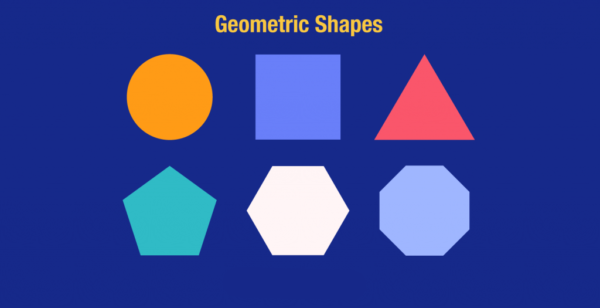
#> input picture geometric.png, 600 x 308 px
$ jupyter execute image_matching_fixed.ipynb   (shell and % lines are left out)
#> lines starting #> are read from the running program, lines starting #| are printed output that depends on the picture
[cell 1]
from PIL import Image
import numpy as np
import cv2
import matplotlib.pyplot as plt
from scipy.spatial.distance import cdist

def extract_harris_corners(img, threshold=0.01):
    gray = np.float32(img)
    dst = cv2.cornerHarris(gray, blockSize=2, ksize=3, k=0.04)
    dst = cv2.dilate(dst, None)
    coords = np.where(dst > threshold * dst.max())
    corners = list(zip(coords[1], coords[0]))
    return corners, dst

def extract_patch_descriptors(img, corners, patch_size=11):
    descriptors = []
    valid_corners = []
    half_size = patch_size // 2

    for x, y in corners:
        if (x >= half_size and x < img.shape[1] - half_size and
            y >= half_size and y < img.shape[0] - half_size):
            patch = img[y-half_size:y+half_size+1, x-half_size:x+half_size+1]
            patch = patch.astype(np.float32)
            patch = (patch - np.mean(patch)) / (np.std(patch) + 1e-7)
            descriptors.append(patch.flatten())
            valid_corners.append((x, y))

    return np.array(descriptors), valid_corners

def match_descriptors(desc1, desc2, threshold=0.8):
    if len(desc1) == 0 or len(desc2) == 0:
        return []

    distances = cdist(desc1, desc2, 'euclidean')
    matches = []

    for i in range(len(desc1)):
        sorted_indices = np.argsort(distances[i])
        if len(sorted_indices) >= 2:
            best_dist = distances[i][sorted_indices[0]]
            second_best_dist = distances[i][sorted_indices[1]]
            if best_dist / second_best_dist < threshold:
                matches.append((i, sorted_indices[0], best_dist))

    return matches

# Đọc ảnh
img1 = Image.open('geometric.png').convert('L')
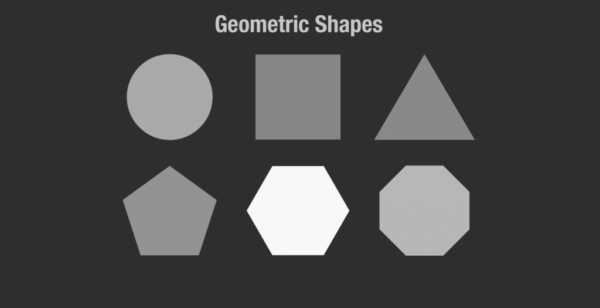
#> img1: PIL image 600x308 L; min 45, max 248, mean 72.1
img1 = np.array(img1)
img2 = cv2.resize(img1, (img1.shape[1]//2, img1.shape[0]//2))  # Resize thay vì rotate

# Tìm Harris corners
corners1, harris1 = extract_harris_corners(img1)
#> in extract_harris_corners, `dst = cv2.cornerHarris(gray, blockSize=2, ksize=3, k=0.04)`:
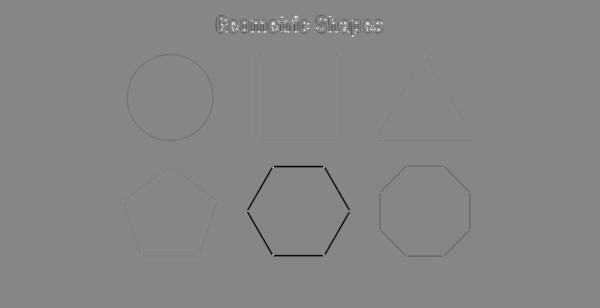
#> dst: shape (308, 600) float32; min -35724060, max 31768198, mean -116613.5; drawn with min black and max white
#> in extract_harris_corners, `dst = cv2.dilate(dst, None)`:
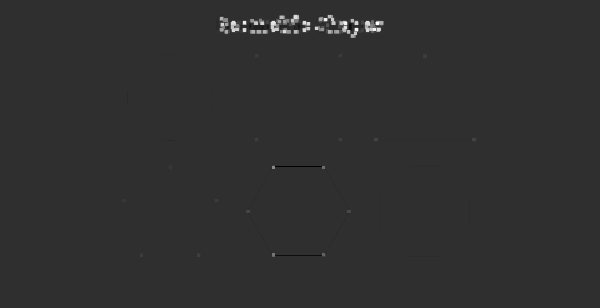
#> dst: shape (308, 600) float32; min -7294473.5, max 31768198, mean 117304; drawn with min black and max white
#> in extract_harris_corners, `coords = np.where(dst > threshold * dst.max())`: coords = 2074 positions, rows 14 to 256, columns 122 to 476
#> in extract_harris_corners, `corners = list(zip(coords[1], coords[0]))`: corners = 2074 pairs, first value 122 to 476, second value 14 to 256
#> corners1 has the same summary as corners in extract_harris_corners
corners2, harris2 = extract_harris_corners(img2)
#> corners2 = 1193 pairs, first value 60 to 238, second value 6 to 129

print(f"Ảnh 1: {len(corners1)} corners")
#| Ảnh 1: 2074 corners
print(f"Ảnh 2: {len(corners2)} corners")
#| Ảnh 2: 1193 corners

# Trích xuất descriptors
desc1, valid_corners1 = extract_patch_descriptors(img1, corners1)
#> the loop in extract_patch_descriptors, `for x, y in corners:` made 2074 passes
#> (x, y) on passes 1 to 3: (293, 14), (294, 14), (295, 14)
#> after the loop in extract_patch_descriptors, `for x, y in corners:`: descriptors = 2074 items; valid_corners has the same summary as corners in extract_harris_corners
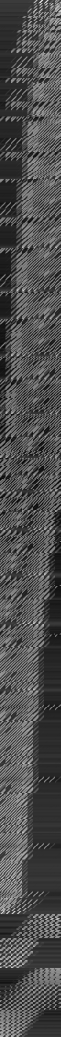
#> desc1: shape (2074, 121) float32 (shown at 1/2 size); min -1.8, max 4.03, mean -6.23e-10; drawn with min black and max white
#> valid_corners1 has the same summary as corners in extract_harris_corners
desc2, valid_corners2 = extract_patch_descriptors(img2, corners2)
#> the loop in extract_patch_descriptors (call 2), `for x, y in corners:` made 1193 passes
#> (x, y) on passes 1 to 3: (140, 6), (141, 6), (142, 6)
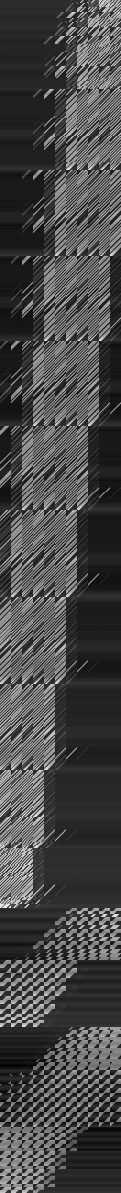
#> desc2: shape (1193, 121) float32; min -1.43, max 3.6, mean 1.89e-09; drawn with min black and max white
#> valid_corners2 has the same summary as corners2

print(f"Descriptors: {len(desc1)} và {len(desc2)}")
#| Descriptors: 2074 và 1193

# Tìm matches
matches = match_descriptors(desc1, desc2)
#> in match_descriptors, `distances = cdist(desc1, desc2, 'euclidean')`:
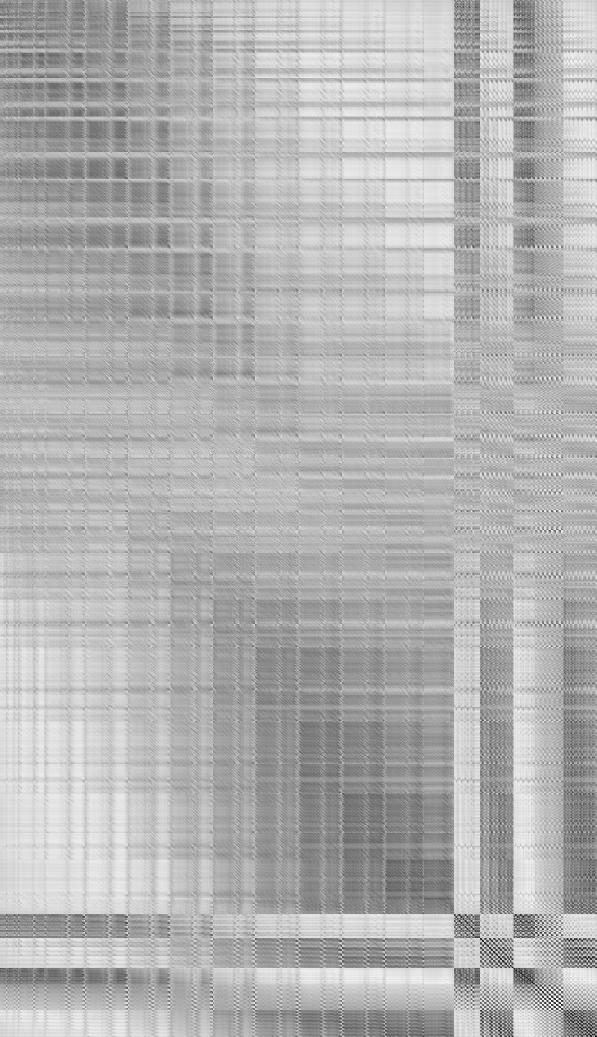
#> distances: shape (2074, 1193) float64 (shown at 1/2 size); min 0.752, max 21.43, mean 15.2; drawn with min black and max white
#> the loop in match_descriptors, `for i in range(len(desc1)):` made 2074 passes
#> (best_dist, second_best_dist) on passes 1 to 12: (9.17, 9.18), (8.54, 8.58), (8.5, 8.54), (8.5, 8.54), (8.54, 8.77), (8.29, 8.72), (7.68, 8.6), (8.17, 8.25), (7.39, 7.41), (6.43, 6.49), (6.41, 7.14), (7.24, 7.54)
#> best_dist on pass 100: 10.9
#> after the loop in match_descriptors, `for i in range(len(desc1)):`: matches = 171 items, first 6: (582, 977, 6.55), (1746, 809, 6.28), (1765, 809, 6.42), (1828, 917, 1.9), (1829, 918, 1.89), (1830, 919, 1.9)
print(f"Số matches: {len(matches)}")
#| Số matches: 171

# Hiển thị kết quả
fig, axes = plt.subplots(2, 3, figsize=(18, 12))

# Ảnh với corners
axes[0,0].imshow(img1, cmap='gray')
axes[0,0].plot([p[0] for p in valid_corners1], [p[1] for p in valid_corners1], 'r.', markersize=3)
axes[0,0].set_title(f'Ảnh 1 - {len(valid_corners1)} corners')
axes[0,0].axis('off')

axes[0,1].imshow(img2, cmap='gray')
axes[0,1].plot([p[0] for p in valid_corners2], [p[1] for p in valid_corners2], 'r.', markersize=3)
axes[0,1].set_title(f'Ảnh 2 - {len(valid_corners2)} corners')
axes[0,1].axis('off')

# Harris response
axes[0,2].imshow(harris1, cmap='hot')
axes[0,2].set_title('Harris Response 1')
axes[0,2].axis('off')

axes[1,0].imshow(harris2, cmap='hot')
axes[1,0].set_title('Harris Response 2')
axes[1,0].axis('off')

# Matches visualization - hiển thị riêng biệt
if len(matches) > 0:
    axes[1,1].imshow(img1, cmap='gray', alpha=0.7)
    for i, (idx1, idx2, dist) in enumerate(matches[:50]):
        x1, y1 = valid_corners1[idx1]
        axes[1,1].plot(x1, y1, 'ro', markersize=5)
#> this loop made 50 passes
#> (idx1, idx2, dist, x1, y1) on passes 1 to 12: (582, 977, 6.55, 310, 22), (1746, 809, 6.28, 269, 33), (1765, 809, 6.42, 300, 33), (1828, 917, 1.9, 255, 54), (1829, 918, 1.89, 256, 54), (1830, 919, 1.9, 257, 54), (1831, 920, 1.92, 258, 54), (1832, 921, 1.85, 338, 54), (1833, 922, 1.84, 339, 54), (1834, 923, 1.85, 340, 54), (1835, 924, 1.89, 341, 54), (1836, 925, 1.95, 423, 54)
    axes[1,1].set_title(f'Matched corners in Image 1 ({len(matches)} total)')
    axes[1,1].axis('off')

    # Thống kê
    distances = [m[2] for m in matches]
#> distances = 171 values, max 6.55 at index 0, min 0.752 at index 114, mean 1.74
    axes[1,2].hist(distances, bins=20, alpha=0.7)
    axes[1,2].set_title('Match Distance Distribution')
    axes[1,2].set_xlabel('Distance')
    axes[1,2].set_ylabel('Count')

plt.tight_layout()
plt.show()
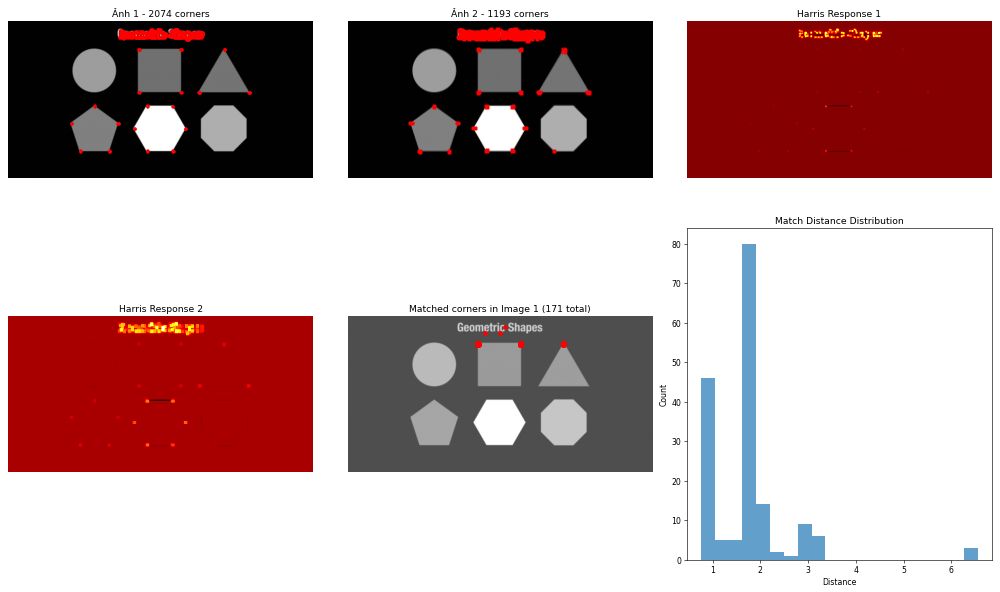
#> figure drawn by matplotlib, 6 panels; panel 6: tallest bar 80 high, from x = 1.62 to 1.91

print(f"\nKết quả:")
print(f"- Corners ảnh 1: {len(valid_corners1)}")
#| - Corners ảnh 1: 2074
print(f"- Corners ảnh 2: {len(valid_corners2)}")
#| - Corners ảnh 2: 1193
print(f"- Matches: {len(matches)}")
#| - Matches: 171
if len(matches) > 0:
    print(f"- Tỷ lệ match: {len(matches)/min(len(valid_corners1), len(valid_corners2))*100:.1f}%")
#| - Tỷ lệ match: 14.3%
